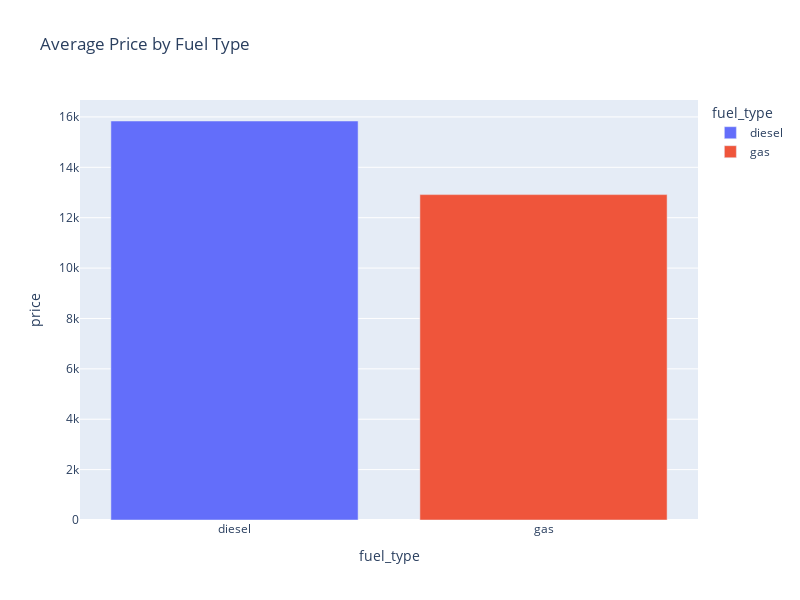

The notebook cell this image was saved under:
### Code cell
fig = px.bar(
    df.groupby('fuel_type', as_index=False)['price'].mean(),
    x='fuel_type',
    y='price',
    title='Average Price by Fuel Type',
    color='fuel_type',
    height=600 ,
    width=800
)
fig.show()

### Figure 1 — Plotly figure (JSON) as saved in the notebook; plotly's stock layout.template omitted (floating-point values rounded to 4 significant figures)
{"data": [{"alignmentgroup": "True", "hovertemplate": "fuel_type=%{x}<br>price=%{y}<extra></extra>", "legendgroup": "diesel", "marker": {"color": "#636efa", "pattern": {"shape": ""}}, "name": "diesel", "offsetgroup": "diesel", "orientation": "v", "showlegend": true, "textposition": "auto", "type": "bar", "x": ["diesel"], "xaxis": "x", "y": [15840.0], "yaxis": "y"}, {"alignmentgroup": "True", "hovertemplate": "fuel_type=%{x}<br>price=%{y}<extra></extra>", "legendgroup": "gas", "marker": {"color": "#EF553B", "pattern": {"shape": ""}}, "name": "gas", "offsetgroup": "gas", "orientation": "v", "showlegend": true, "textposition": "auto", "type": "bar", "x": ["gas"], "xaxis": "x", "y": [12920.0], "yaxis": "y"}], "layout": {"barmode": "relative", "height": 600, "legend": {"title": {"text": "fuel_type"}, "tracegroupgap": 0}, "title": {"text": "Average Price by Fuel Type"}, "width": 800, "xaxis": {"anchor": "y", "autorange": true, "categoryarray": ["diesel", "gas"], "categoryorder": "array", "domain": [0, 1], "range": [-0.5, 1.5], "title": {"text": "fuel_type"}, "type": "category"}, "yaxis": {"anchor": "x", "autorange": true, "domain": [0, 1], "range": [0, 16670.0], "title": {"text": "price"}, "type": "linear"}}}
